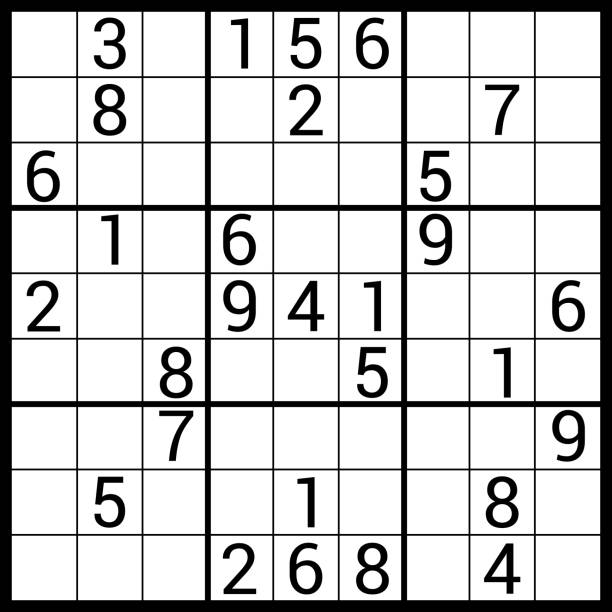
#> input picture Sample Sudoku Images/photo1.jpg, 612 x 612 px
$ jupyter execute --allow-errors 'Solving Sudoku Using Image Processing and DL.ipynb'
#> lines starting #> are read from the running program, lines starting #| are printed output that depends on the picture; after the words box and inside, x2 and y2 are one past the last pixel; in counts of white or black regions, pixels touching at a corner belong together
[cell 1]
import cv2 as cv
import numpy as np
import os
import keras
import copy

#Loading the image
img = cv.imread('Sample Sudoku Images/photo1.jpg')
#> img is the input picture: shape (612, 612, 3); min 0, max 255, mean 205.1
# img = cv.imread('Sudoku/Sample Sudoku Images/photo2.jpg')
# cv.imshow('Original Image', img)
# cv.waitKey(0)

#Converting to Gray Scale
img_gray=cv.cvtColor(img, cv.COLOR_BGR2GRAY)
# cv.imshow('Gray Scale Image', img_grey)
# cv.waitKey(0)

#Blur the image to reduce Noise
img_blur = cv.GaussianBlur(img_gray, (5,5), cv.BORDER_DEFAULT)
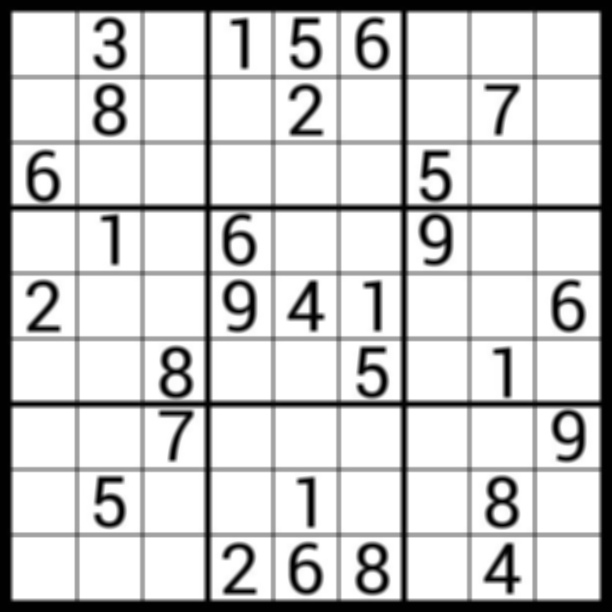
#> img_blur: shape (612, 612); min 0, max 255, mean 205.1
# cv.imshow('Blurred Image', img_blur)
# cv.waitKey(0)

#Thresholding the image
img_adaptive_thresh = cv.adaptiveThreshold(img_blur, 255, cv.ADAPTIVE_THRESH_MEAN_C, cv.THRESH_BINARY, 13, 10)
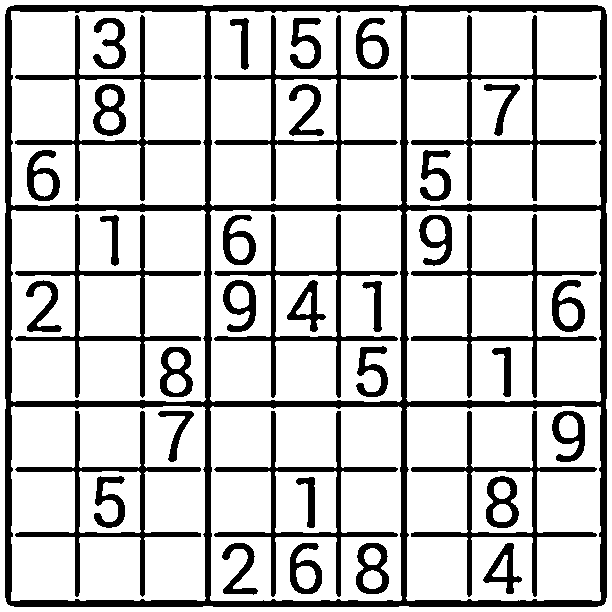
#> img_adaptive_thresh: shape (612, 612); 78.4% white; 39 black regions, largest, box (x1, y1, x2, y2) and area: (5, 5, 607, 607) 29753, (411, 411, 597, 597) 3482, (15, 15, 201, 201) 3478
# cv.imshow('Thresholded(Adaptive) Image', img_adaptive_thresh)
# cv.waitKey(0)

#Inverting the thresholded image
img_inverted = cv.bitwise_not(img_adaptive_thresh)
# cv.imshow('Inverted Image', img_inverted)
# cv.waitKey(0)

#Dilating the inverted image
img_dilated = cv.dilate(img_inverted, (3,3), iterations = 2)
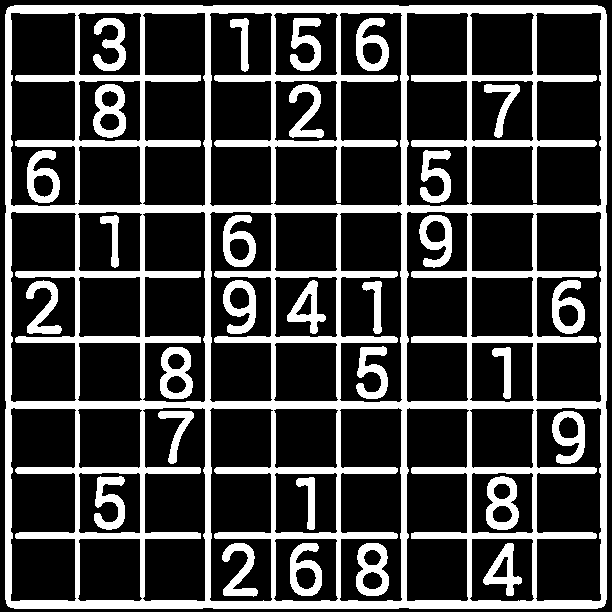
#> img_dilated: shape (612, 612); 25.6% white; 30 white regions
# cv.imshow('Dilated Image', img_dilated)
# cv.waitKey(0)

#Finding Contours
contour, hierarchy = cv.findContours(img_dilated, cv.RETR_EXTERNAL, cv.CHAIN_APPROX_SIMPLE)
#> contour = 1 contour; box (x1, y1, x2, y2) and area: (5, 5, 607, 609) 362241

#Finding the Contour with Largest Area
largest = np.array([])
max_area = 0
for i in contour:
    area = cv.contourArea(i)
    perimeter = cv.arcLength(i, True)
    #Grid Extraction using Ramer–Douglas–Peucker algorithm
    sides = cv.approxPolyDP(i , 0.02*perimeter, True)
    if area > max_area and len(sides) == 4:
        largest = sides
        max_area = area
#> this loop made 1 pass
#> (area, perimeter, largest, max_area) on pass 1: (362241, 2402.9, [[8, 7], [7, 605], [603, 606], [604, 8]], 362241)
#> after the loop, max_area = 362241
largest = largest.reshape(4, 2)

#Reframing largest for warping
reframed_largest = np.zeros((4,2),dtype = np.int32)
add = largest.sum(1)
#> add = [15, 612, 1209, 612]
diff = np.diff(largest, axis = 1)
#> diff = [-1, 598, 3, -596]

reframed_largest[0] = largest[np.argmin(add)] #top left corner
reframed_largest[3] = largest[np.argmax(add)] #bottom right corner
reframed_largest[1] = largest[np.argmin(diff)] #top right corner
reframed_largest[2] = largest[np.argmax(diff)] #bottom left corner

points_orig = np.float32(reframed_largest)
points_new = np.float32([[0,0],[450,0],[0,450],[450,450]])
warp_matrix = cv.getPerspectiveTransform(points_orig, points_new)
img_warp_bgr = cv.warpPerspective(img, warp_matrix, (450,450))
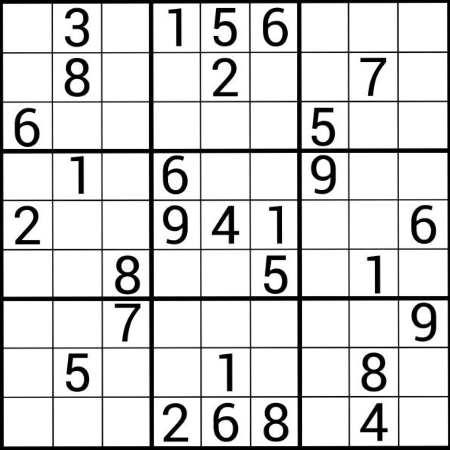
#> img_warp_bgr: shape (450, 450, 3); min 0, max 255, mean 215.5
img_warp = cv.cvtColor(img_warp_bgr, cv.COLOR_BGR2GRAY)
# cv.imshow('Warped Image bgr', img_warp_bgr)
# cv.imshow('Warped Image', img_warp)
# cv.waitKey(0)

#Applying Adaptive Thresholding to the warped image and then inverting it
img_warp_adaptive_thresh = cv.adaptiveThreshold(img_warp, 255, cv.ADAPTIVE_THRESH_MEAN_C, cv.THRESH_BINARY, 13, 10)
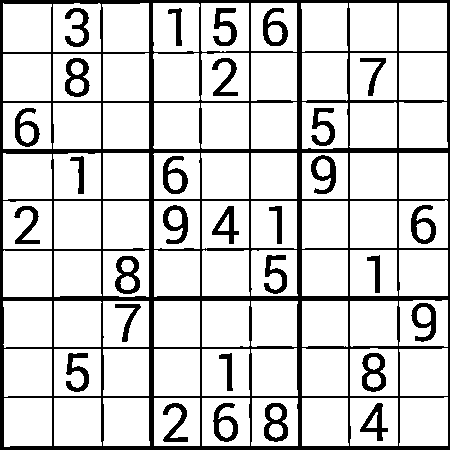
#> img_warp_adaptive_thresh: shape (450, 450); 82.1% white; 30 black regions, largest, box (x1, y1, x2, y2) and area: (0, 0, 450, 450) 24978, (65, 58, 90, 97) 490, (362, 353, 386, 392) 487

img_warp_inverted_nondilated = cv.bitwise_not(img_warp_adaptive_thresh)
img_warp_inverted = cv.dilate(img_warp_inverted_nondilated, (3,3), iterations = 2)
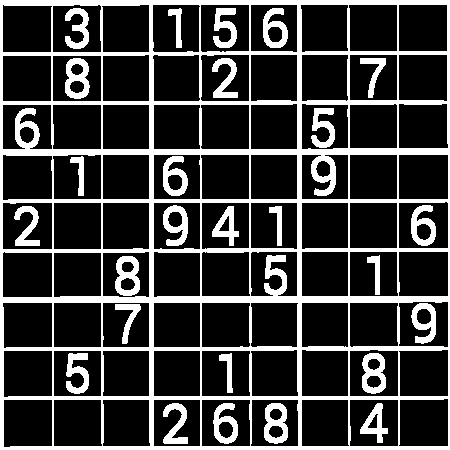
#> img_warp_inverted: shape (450, 450); 23.1% white; 27 white regions, largest, box (x1, y1, x2, y2) and area: (0, 0, 450, 450) 34339, (65, 58, 90, 99) 612, (115, 256, 140, 296) 608
# cv.imshow('Warped, Thresholded and Inverted Image', img_warp_inverted)
# cv.waitKey(0)

#Extracting Each Cells
extracted_cells = []
l=[]
for i in range(1,10):
    for j in range(1,10):
        new_image = img_warp_inverted[(i-1)*50:i*50, (j-1)*50:j*50]
        new_image = cv.resize(new_image, (28, 28), interpolation= cv.INTER_LINEAR)
        l.append(np.sum(new_image == 0))
        extracted_cells.append(new_image)
#> after the loop, extracted_cells = 81 items; l = 81 values, max 675 at index 80, min 353 at index 47, mean 559.2

extracted_cells = np.array(extracted_cells)
l=np.array(l)
l = l.reshape((9,9))
extracted_cells = extracted_cells.reshape((81,28,28,1))

#> (the rest of this cell did not finish here and is left out)
